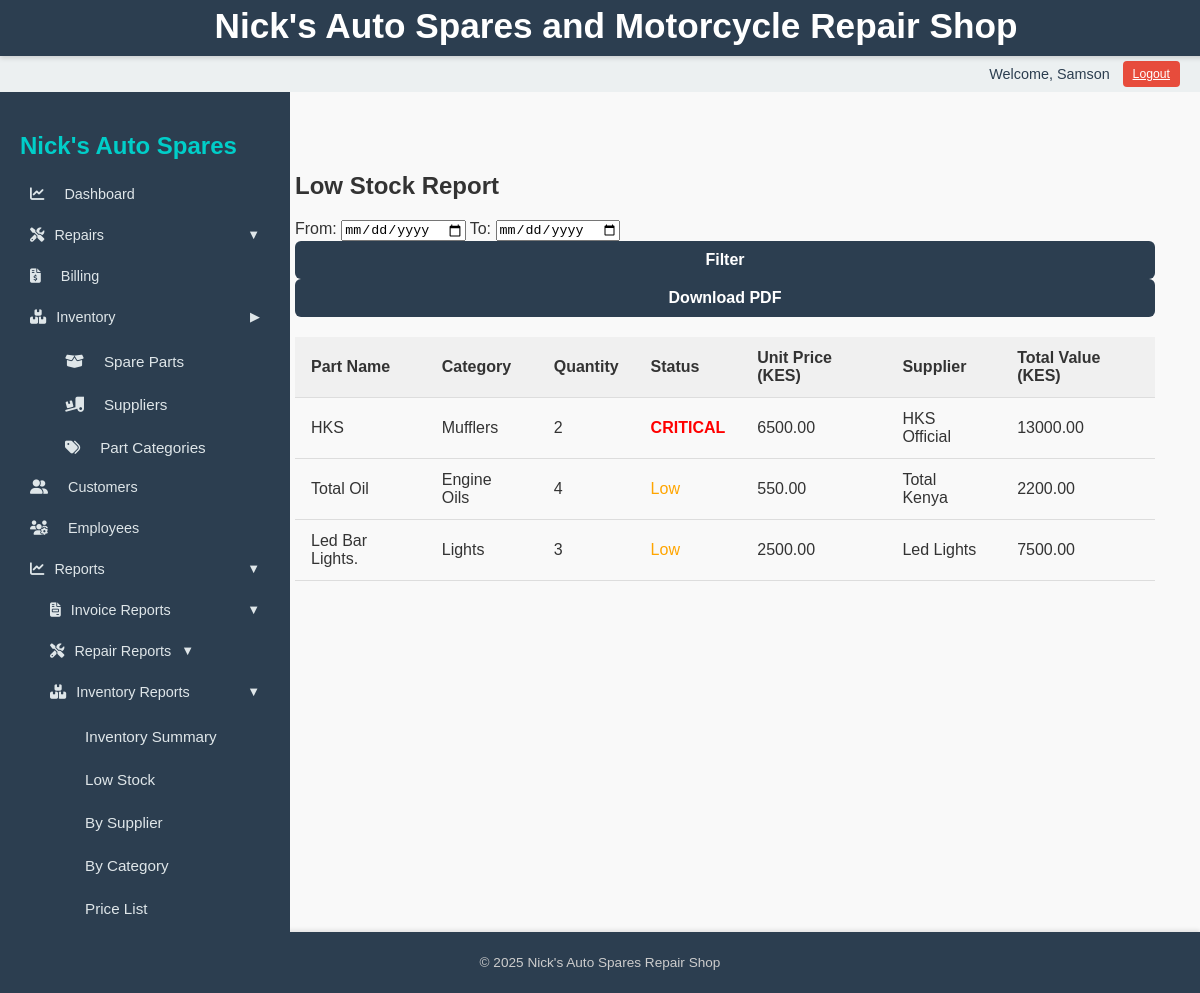
Screenshot of /reports/inventory/low-stock/ (signed in) with the database file from the repository.
### inventory/models.py (models this page shows, shortened)
class SparePart(models.Model):
    name = models.CharField(max_length=100)
    part_number = models.CharField(max_length=50, blank=True, null=True)
    category = models.ForeignKey(PartCategory, on_delete=models.SET_NULL, null=True, blank=True)
    quantity = models.PositiveIntegerField()
    price = models.DecimalField(max_digits=10, decimal_places=2)
    supplier = models.ForeignKey('Supplier', on_delete=models.SET_NULL, null=True, blank=True)
    date_added = models.DateTimeField(auto_now_add=True)

class PartCategory(models.Model):
    name = models.CharField(max_length=50, unique=True)

class Supplier(models.Model):
    name = models.CharField(max_length=100, unique=True)
    contact_person = models.CharField(max_length=100, blank=True, null=True)
    phone = models.CharField(max_length=20, blank=True, null=True)
    email = models.EmailField(blank=True, null=True)
    address = models.TextField(blank=True, null=True)

### reports/views.py (the view)
# urls.py: path("inventory/low-stock/", views.low_stock_report, name="low_stock_report"),
@login_required
def low_stock_report(request):
    from_date, to_date = parse_date_range(request)
    parts = SparePart.objects.select_related("category", "supplier").filter(quantity__lte=5)
    if from_date:
        parts = parts.filter(date_added__date__gte=from_date)
    if to_date:
        parts = parts.filter(date_added__date__lte=to_date)
    for part in parts:
        part.total_value = part.quantity * part.price
    context = {
        "parts": parts,
        "from_date": from_date,
        "to_date": to_date
    }
    if request.GET.get("format") == "pdf":
        return render_pdf_view(
            "reports/inventory_reports/low_stock_report_pdf.html",
            context,
            "low-stock-report.pdf"
        )
    return render(request, "reports/inventory_reports/low_stock_report.html", context)

### reports/utils.py (called while the page is built)
def parse_date_range(request):
    from_date = request.GET.get("from")
    to_date = request.GET.get("to")
    try:
        from_date = datetime.datetime.strptime(from_date, "%Y-%m-%d").date() if from_date else None
        to_date = datetime.datetime.strptime(to_date, "%Y-%m-%d").date() if to_date else None
    except ValueError:
        from_date = to_date = None
    return from_date, to_date

### templates/reports/inventory_reports/low_stock_report.html
{% extends "base_dashboard.html" %}
{% block content %}
<h2>Low Stock Report</h2>
<form method="get">
    <label>From: <input type="date" name="from" value="{{ from_date }}"></label>
    <label>To: <input type="date" name="to" value="{{ to_date }}"></label>
    <button type="submit" class="btn">Filter</button>
    {% if parts %}
    <button type="submit" name="format" value="pdf" class="btn">Download PDF</button>
    {% endif %}
</form>
{% if parts %}
<table class="styled-table" style="margin-top: 20px;">
    <thead>
        <tr>
            <th>Part Name</th>
            <th>Category</th>
            <th>Quantity</th>
            <th>Status</th>
            <th>Unit Price (KES)</th>
            <th>Supplier</th>
            <th>Total Value (KES)</th>
        </tr>
    </thead>
    <tbody>
        {% for part in parts %}
        <tr>
            <td>{{ part.name }}</td>
            <td>
                {% if part.category %}
                    {{ part.category.name }}
                {% else %}
                    Uncategorized
                {% endif %}
            </td>
            <td>{{ part.quantity }}</td>
            <td>
                {% if part.quantity <= 2 %}
                    <span style="color:red; font-weight:bold;">CRITICAL</span>
                {% else %}
                    <span style="color:orange;">Low</span>
                {% endif %}
            </td>
            <td>{{ part.price|floatformat:2 }}</td>
            <td>
                {% if part.supplier %}
                    {{ part.supplier.name }}
                {% else %}
                    N/A
                {% endif %}
            </td>
            <td>{{ part.total_value|floatformat:2 }}</td>
        </tr>
        {% endfor %}
    </tbody>
</table>
{% else %}
<p>No low stock parts found.</p>
{% endif %}
{% endblock %}

### templates/base_dashboard.html (shortened to what this page needs)
{% load static %}
<!DOCTYPE html>
<html lang="en">
<head>
    <link rel="stylesheet" href="{% static 'css/styles.css' %}">
    <link rel="stylesheet" href="https://cdnjs.cloudflare.com/ajax/libs/font-awesome/6.5.0/css/all.min.css" />
    <link rel="stylesheet" href="https://cdnjs.cloudflare.com/ajax/libs/font-awesome/6.5.0/css/all.min.css">
</head>
<body>
    <header>
        <h1>Nick's Auto Spares and Motorcycle Repair Shop</h1>
    </header>
    <nav class="user-nav">
        {% if user.is_authenticated %}
            <span class="username">Welcome, {{ user.username }}</span>
            <form method="post" action="{% url 'logout' %}">
                <button type="submit" class="logout-button">Logout</button>
            </form>
        {% else %}
            <a href="{% url 'login' %}" class="button">Login</a>
        {% endif %}
    </nav>
    <div class="layout-container">
        <aside class="sidebar" id="sidebar">
            <h2>Nick's Auto Spares</h2>
            <a href="{% url 'reports_overview' %}" class="{% if request.path == '/reports/overview/' %}active{% endif %}">
                <i class="fas fa-chart-line"></i> Dashboard
            </a>
            <button class="toggle {% if 'repairs' in request.path or 'motorcycles' in request.path or 'motorcyclemodels' in request.path %}active{% endif %}" onclick="toggleMenu('repairsSubmenu', this)">
                <i class="fas fa-tools"></i> Repairs
                <span class="chevron" style="margin-left:auto;">&#9660;</span>
            </button>
            <a href="{% url 'invoice_list' %}" class="{% if 'billing' in request.path %}active{% endif %}">
                <i class="fas fa-file-invoice-dollar"></i> Billing
            </a>
            <button class="toggle {% if 'inventory' in request.path or 'suppliers' in request.path or 'partcategory' in request.path %}active{% endif %}" onclick="toggleMenu('inventorySubmenu', this)">
                <i class="fas fa-boxes"></i> Inventory
                <span class="chevron" style="margin-left:auto;">&#9654;</span>
            </button>
            <div id="inventorySubmenu" class="submenu {% if 'inventory' in request.path or 'suppliers' in request.path or 'partcategory' in request.path %}show{% endif %}">
                <a href="{% url 'sparepart_list' %}" class="{% if request.path == '/inventory/' %}active{% endif %}">
                    <i class="fas fa-box-open"></i> Spare Parts
                </a>
                <a href="{% url 'supplier_list' %}" class="{% if request.path == '/inventory/suppliers/' %}active{% endif %}">
                    <i class="fas fa-truck-loading"></i> Suppliers
                </a>
                <a href="{% url 'partcategory_list' %}" class="{% if request.path == '/inventory/partcategory/' %}active{% endif %}">
                    <i class="fas fa-tags"></i> Part Categories
                </a>
            </div>
            <a href="{% url 'customer_list' %}" class="{% if 'customers' in request.path %}active{% endif %}">
                <i class="fas fa-user-friends"></i> Customers
            </a>
            <a href="{% url 'employee_list' %}" class="{% if 'employees' in request.path %}active{% endif %}">
                <i class="fas fa-users-cog"></i> Employees
            </a>
            <button class="toggle {% if '/reports/' in request.path %}active{% endif %}" onclick="toggleMenu('reportsSubmenu', this)">
                <i class="fas fa-chart-line"></i> Reports
                <span class="chevron" style="margin-left:auto;">&#9660;</span>
            </button>
            <div id="reportsSubmenu" class="submenu {% if '/reports/' in request.path %}show{% endif %}">
                <button class="toggle {% if '/reports/invoices/' in request.path %}active{% endif %}" onclick="toggleMenu('invoiceReportsSubmenu', this)">
                    <i class="fas fa-file-invoice"></i> Invoice Reports
                    <span class="chevron" style="margin-left:auto;">&#9660;</span>
                </button>
                <button class="toggle {% if '/reports/repairs/' in request.path %}active{% endif %}" onclick="toggleMenu('repairReportsSubmenu', this)">
                    <i class="fas fa-tools"></i> Repair Reports
                    <span class="chevron">&#9660;</span>
                </button>
                <button class="toggle {% if '/reports/inventory/' in request.path %}active{% endif %}" onclick="toggleMenu('inventoryReportsSubmenu', this)">
                    <i class="fas fa-boxes-stacked"></i> Inventory Reports
                    <span class="chevron" style="margin-left:auto;">&#9660;</span>
                </button>
                <div id="inventoryReportsSubmenu" class="submenu {% if '/reports/inventory/' in request.path %}show{% endif %}">
                    <a href="{% url 'inventory_summary_report' %}">Inventory Summary</a>
                    <a href="{% url 'low_stock_report' %}">Low Stock</a>
                    <a href="{% url 'supplier_inventory_report' %}">By Supplier</a>
                    <a href="{% url 'category_inventory_report' %}">By Category</a>
                    <a href="{% url 'price_list_report' %}">Price List</a>
                </div>
            </div>
        </aside>
    <main class="main-content">
        <div class="content-wrapper">
            {% block content %}
            {% endblock %}
        </div>
    </main>
    </div>
    <footer>
        <p>&copy; 2025 Nick's Auto Spares Repair Shop</p>
    </footer>
</body>
</html>

### static/css/styles.css (style rules this page uses)
body { font-family: Arial, sans-serif; background-color: #f9f9f9; color: #333; margin: 0; padding: 0; }
h1 { text-align: center; margin-top: 20px; }
button.btn { width: 100%; padding: 10px; background-color: #2c3e50; color: white; font-weight: bold; border: none; border-radius: 6px; cursor: pointer; font-size: 16px; }
header { background-color: #2c3e50; color: white; padding: 1rem; text-align: center; }
nav.user-nav { background-color: #ecf0f1; padding: 10px 20px; text-align: right; }
main { padding: 20px; }
footer { background-color: #2c3e50; color: white; text-align: center; padding: 10px; margin-top: 40px; }
.button, .logout-button, input[type="submit"], button { background-color: #2c3e50; color: white; border: none; padding: 6px 12px; text-decoration: none; border-radius: 4px; cursor: pointer; font-size: 0.9rem; }
.logout-button { background: none; color: blue; border: none; padding: 0; text-decoration: underline; font-size: 1rem; }
.styled-table { width: 100%; border-collapse: collapse; margin-top: 10px; }
.styled-table th, .styled-table td { padding: 12px 16px; border-bottom: 1px solid #ddd; text-align: left; }
.styled-table thead { background-color: #f0f0f0; font-weight: bold; }

### templates/base_dashboard.html (style rules this page uses)
body { margin: 0; font-family: Arial, sans-serif; height: 100vh; }
.sidebar { width: 250px; background-color: #2c3e50; color: #fff; padding: 20px; height: 100vh; overflow-y: auto; }
.sidebar h2 { color: #00cec9; margin-bottom: 1rem; }
.sidebar a, .sidebar button.toggle { display: flex; align-items: center; gap: 10px; padding: 10px; color: #dfe6e9; text-decoration: none; margin-bottom: 5px; background: none; border: none; text-align: left; width: 100%; cursor: pointer; font-size: 0.9em;; }
.sidebar a:hover, .sidebar .active, .sidebar button.toggle:hover { background-color: #2980b9; color: #2d3436; }
.sidebar:not(.hidden) { transform: translateX(0); }
.sidebar a i { margin-right: 10px; }
.layout-container { display: grid; grid-template-columns: 250px 1fr; min-height: calc(100vh - 56px - 36px); margin-top: 92px; }
.main-content { display: flex; justify-content: center; align-items: flex-start; padding: 40px 20px; overflow-y: auto; width: 100%; box-sizing: border-box; }
.content-wrapper { width: 100%; max-width: 900px; padding: 20px; box-sizing: border-box; }
.submenu { display: none; flex-direction: column; margin-left: 20px; }
.submenu a { font-size: 0.95em; padding-left: 25px; margin: 3px 0; }
.submenu.show { display: flex; }
.chevron { font-size: 0.9em; transition: transform 0.2s ease; }
.user-nav { position: fixed; top: 56px; left: 0; width: 100%; height: 36px; background-color: #2c3e50; color: #2c3e50; padding: 0 1rem; display: flex; justify-content: flex-end; align-items: center; gap: 0.8rem; font-size: 0.9em; box-sizing: border-box; z-index: 999; transition: transform 0.3s ease; will-change: transform; }
.user-nav .username { font-weight: 500; }
.logout-button, .user-nav .button { background-color: #e74c3c; color: #fff; border: none; padding: 6px 10px; cursor: pointer; font-size: 0.85em; border-radius: 4px; }
header { position: fixed; top: 0; left: 0; width: 100%; height: 56px; background-color: #2c3e50; color: #fff; padding: 0 1rem; display: flex; align-items: center; justify-content: center; z-index: 1000; font-size: 1.1em; font-weight: 600; box-shadow: 0 2px 5px rgba(0,0,0,0.15); transition: transform 0.3s ease; will-change: transform; }
footer { background-color: #2c3e50; color: #ccc; text-align: center; padding: 0.6rem; font-size: 0.85em; margin-top: auto; box-shadow: 0 -2px 4px rgba(0,0,0,0.1); }

### rows the page displays
SparePart: name "HKS", category.name "Mufflers", quantity "2", shows "CRITICAL", price "6500.00", supplier.name "HKS Official", total_value "13000.00"
SparePart: name "Total Oil", category.name "Engine Oils", quantity "4", shows "Low", price "550.00", supplier.name "Total Kenya", total_value "2200.00"
SparePart: name "Led Bar Lights.", category.name "Lights", quantity "3", shows "Low", price "2500.00", supplier.name "Led Lights", total_value "7500.00"

### other values shown
{{ user.username }} "Samson"
